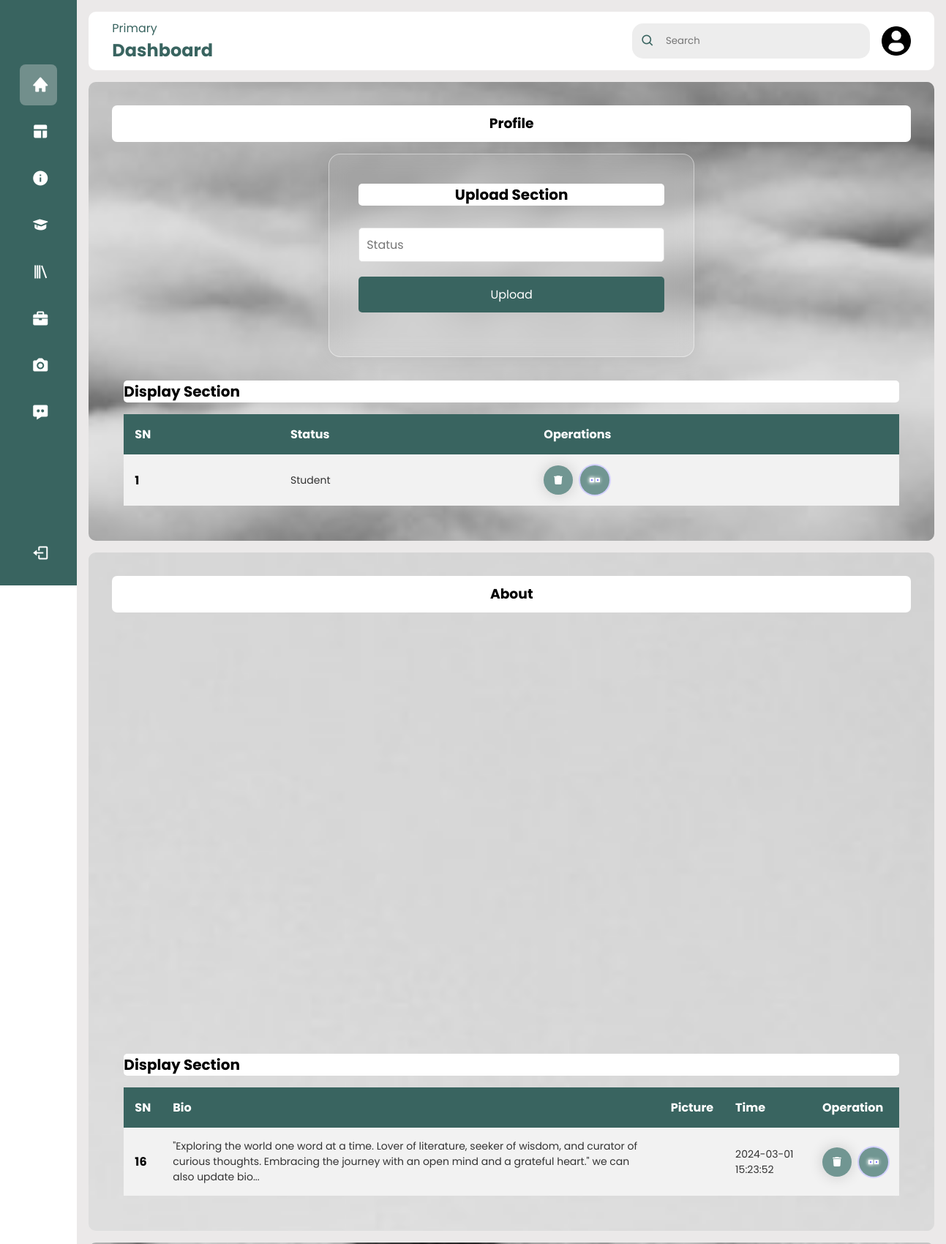
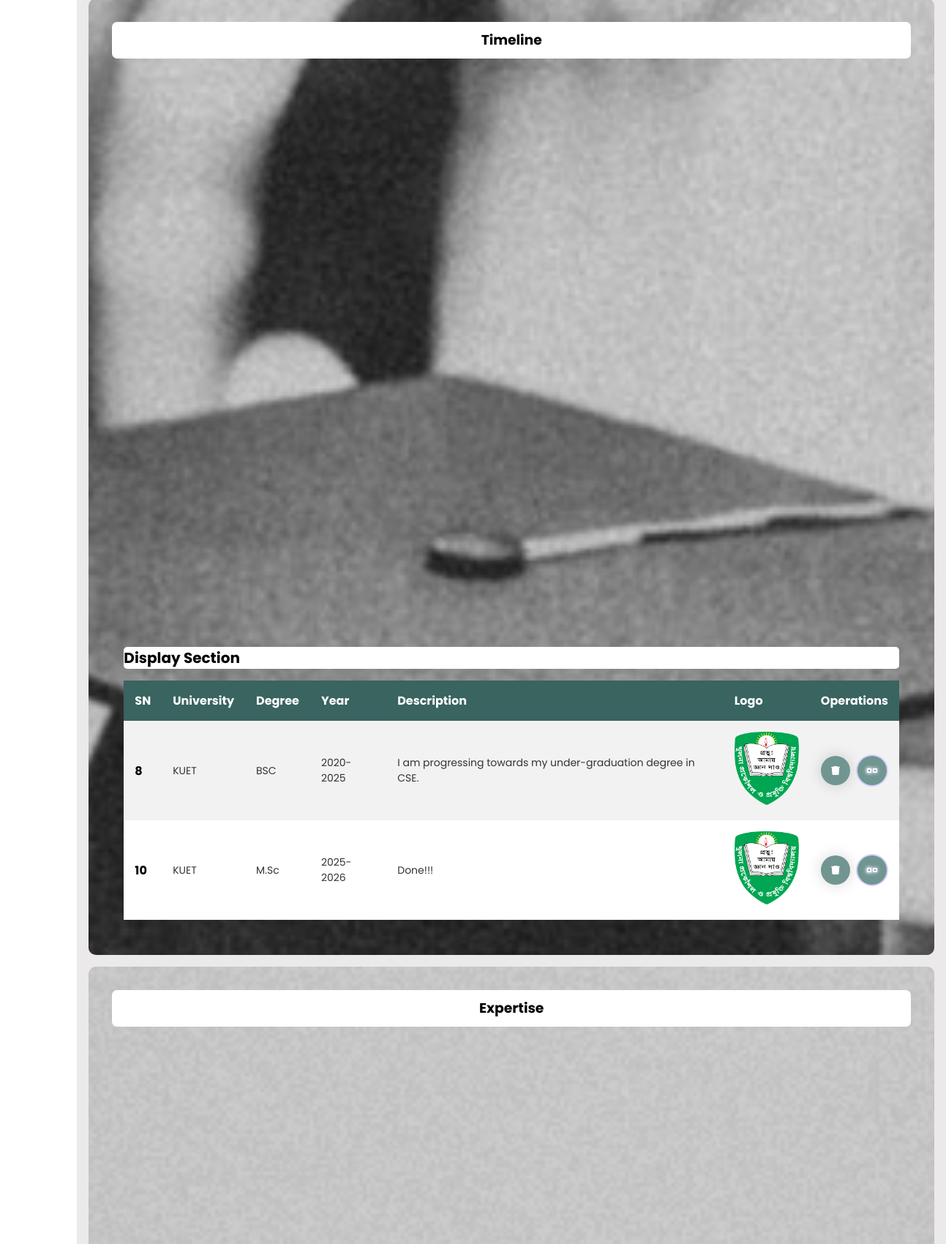
Page /index/index_admin.php (signed in, upper part) on the committed database (2 pictures, top to bottom).
### tables this page shows
CREATE TABLE `profile` (
  `sn` int(10) NOT NULL,
  `status` varchar(100) NOT NULL
);

CREATE TABLE `about` (
  `sn` int(10) NOT NULL,
  `bio` varchar(500) NOT NULL,
  `picture` varchar(500) NOT NULL,
  `time` timestamp NOT NULL DEFAULT current_timestamp()
);

CREATE TABLE `timeline` (
  `sn` int(11) NOT NULL,
  `university` varchar(100) NOT NULL,
  `degree` varchar(100) NOT NULL,
  `year` varchar(100) NOT NULL,
  `description` varchar(200) NOT NULL,
  `image` varchar(500) NOT NULL
);

### index/index_admin.php (the view, shortened to what this page needs)
<!DOCTYPE html>
<html lang="en">
<head>
    <link rel="stylesheet" href="../css/admin.css">
    <link rel="stylesheet" href="https://cdn.jsdelivr.net/npm/boxicons@latest/css/boxicons.min.css">
</head>
<body>
    <div class="sidebar">
        <div class="logo"></div>
        <ul class="menu">
            <li class="active">
                <a href="./index.php">
                    <i class='bx bxs-home'></i>
                </a>
            </li>
            <li>
                <a href="#profile">
                    <i class='bx bxs-layout'></i>
                </a>
            </li>
            <li>
                <a href="#about">
                    <i class='bx bxs-info-circle'></i>
                </a>
            </li>
            <li>
                <a href="#timeline">
                    <i class='bx bxs-graduation'></i>
                </a>
            </li>
            <li>
                <a href="#experience">
                    <i class='bx bx-library'></i>
                </a>
            </li>
            <li>
                <a href="#project">
                    <i class='bx bxs-briefcase'></i>
                </a>
            </li>
            <li>
                <a href="#photography">
                    <i class='bx bxs-camera'></i>
                </a>
            </li>
            <li>
                <a href="#message">
                    <i class='bx bxs-message-dots'></i>
                </a>
            </li>
            <li class="logout">
                <a href="./logout.php">
                    <i class='bx bx-log-out'></i>
                </a>
            </li>
        </ul>
    </div>
    <div class="main--content">
        <div class="header--wraper">
            <div class="head-title">
                <span>Primary</span>
                <h2>Dashboard</h2>
            </div>
            <div class="user--info">
                <div class="search--box">
                    <i class='bx bx-search'></i>
                    <input type="text" placeholder="Search">
                </div>
                <img src="../asset/profile-user.png" alt="">
            </div>
        </div>
        <section id="profile">
            <div class="main--title--div">
                <h3 class="main--title">Profile</h3>
            </div>
            <div class="profile-upload">
                <div class="timeline-section">
                    <div class="form-container hidden3">
                        <h2>Upload Section</h2>
                        <form action="../include/profile.inc.php" method="post" enctype="multipart/form-data">
                            <div class="form-group">
                                <input type="text" name="status" placeholder="Status" required>
                            </div>
                            <div class="form-group">
                                <input type="submit" name="submit" value="Upload">
                            </div>
                        </form>
                    </div>
                </div>
            </div>
            <div class="timeline-section">
                <h2>Display Section</h2>
                <div class="table-container">
                    <table>
                        <thead>
                            <tr>
                                <th>SN</th>
                                <th>Status</th>
                                <th>Operations</th>
                            </tr>
                        </thead>
                        <tbody>
                            <?php
                            include './dbconnect.inc.php';
                            $sql = "SELECT * FROM `profile`";
                            $result = mysqli_query($conn, $sql);
                            if ($result) {
                                while ($row = mysqli_fetch_assoc($result)) {
                                    $id = $row['sn'];
                                    $status = $row['status'];
                            ?>
                                    <tr>
                                        <th scope="row"><?php echo $id; ?></th>
                                        <td><?php echo $status; ?></td>
                                        <td>
                                            <div class="table-btn-container">
                                                <button class="button">
                                                    <a href="../crud/delete_profile.php?deleteid=<?php echo $id; ?>">
                                                    </a>
                                                </button>
                                                <button class="setting-btn">
                                                </button>
                                            </div>
                                        </td>
                                    </tr>
                            <?php
                                }
                            }
                            ?>
                        </tbody>
                    </table>
                </div>
            </div>
        </section>
        <section id="about">
            <div class="main--title--div">
                <h3 class="main--title">About</h3>
            </div>
            <div class="about-upload ">
                <div class="timeline-section">
                </div>
            </div>
            <div class="timeline-section">
                <h2>Display Section</h2>
                <div class="table-container">
                    <table>
                        <thead>
                            <tr>
                                <th>SN</th>
                                <th>Bio</th>
                                <th>Picture</th>
                                <th>Time</th>
                                <th>Operation</th>
                            </tr>
                        </thead>
                        <tbody>
                            <?php
                            include './dbconnect.inc.php';
                            $sql = "SELECT * FROM `about`";
                            $result = mysqli_query($conn, $sql);
                            if ($result) {
                                while ($row = mysqli_fetch_assoc($result)) {
                                    $id = $row['sn'];
                                    $bio = $row['bio'];
                                    $picture = $row['picture'];
                                    $time = $row['time'];
                            ?>
                                    <tr>
                                        <th scope="row"><?php echo $id; ?></th>
                                        <td><?php echo $bio; ?></td>
                                        <td><img src="<?php echo $picture; ?>" alt=""></td>
                                        <td><?php echo $time; ?></td>
                                        <td>
                                            <div class="table-btn-container">
                                                <button class="button">
                                                    <a href="../crud/delete_about.php?deleteid=<?php echo $id; ?>">
                                                    </a>
                                                </button>
                                                <button class="setting-btn">
                                                </button>
                                            </div>
                                        </td>
                                    </tr>
                            <?php
                                }
                            }
                            ?>
                        </tbody>
                    </table>
                </div>
            </div>
        </section>
        <section id="timeline">
            <div class="main--title--div">
                <h3 class="main--title">Timeline</h3>
            </div>
            <div class="timeline-upload">
                <div class="timeline-section">
                </div>
            </div>
            <div class="timeline-section">
                <h2>Display Section</h2>
                <div class="table-container">
                    <table>
                        <thead>
                            <tr>
                                <th>SN</th>
                                <th>University</th>
                                <th>Degree</th>
                                <th>Year</th>
                                <th>Description</th>
                                <th>Logo</th>
                                <th>Operations</th>
                            </tr>
                        </thead>
                        <tbody>
                            <?php
                            include './dbconnect.inc.php';
                            $sql = "SELECT * FROM `timeline`";
                            $result = mysqli_query($conn, $sql);
                            if ($result) {
                                while ($row = mysqli_fetch_assoc($result)) {
                                    $id = $row['sn'];
                                    $university = $row['university'];
                                    $degree = $row['degree'];
                                    $year = $row['year'];
                                    $description = $row['description'];
                                    $image = $row['image'];
                            ?>
                                    <tr>
                                        <th scope="row"><?php echo $id; ?></th>
                                        <td><?php echo $university; ?></td>
                                        <td><?php echo $degree; ?></td>
                                        <td><?php echo $year; ?></td>
                                        <td><?php echo $description; ?></td>
                                        <td><img src="<?php echo $image; ?>" alt=""></td>
                                        <td>
                                            <div class="table-btn-container">
                                                <button class="button">
                                                    <a href="../crud/delete_timeline.php?deleteid=<?php echo $id; ?>">
                                                    </a>
                                                </button>
                                                <button class="setting-btn">
                                                </button>
                                            </div>
                                        </td>
                                    </tr>
                            <?php
                                }
                            }
                            ?>
                        </tbody>
                    </table>
                </div>
            </div>
        </section>
        <section id="experience">
            <div class="main--title--div">
                <h3 class="main--title">Expertise</h3>
            </div>
            <div class="exp-upload">
                <div class="timeline-section">
                </div>
            </div>
        </section>
    </div>
</body>
</html>

### css/admin.css (style rules this page uses)
* { margin: 0; padding: 0; border: none; outline: none; box-sizing: border-box; font-family: "Poppins", sans-serif; }
body { display: flex; }
.sidebar { position: sticky; top: 0; left: 0; bottom: 0; width: 110px; height: 100vh; padding: 0 1.7rem; color: #fff; overflow: hidden; transition: all 0.5s linear; background: #396460; }
.logo { height: 80px; padding: 16px; }
.menu { height: 88%; position: relative; list-style: none; padding: 0; }
.menu li { padding: 1rem; margin: 8px 0; border-radius: 8px; transition: all 0.5s ease-in-out; }
.menu li:hover, .active { background: #e0e0e058; }
.menu a { color: #fff; font-size: 14px; text-decoration: none; display: flex; align-items: center; gap: 1.5rem; }
.menu a i { font-size: 1.5rem; }
.logout { position: absolute; bottom: 0; left: 0; width: 100%; }
.main--content { position: relative; background: #ebe9e9; width: 100%; padding: 1rem; }
.user--info img { width: 40px; height: 40px; cursor: pointer; }
.header--wraper { display: flex; justify-content: space-between; align-items: center; flex-wrap: wrap; background: #fff; border-radius: 10px; padding: 10px 2rem; margin-bottom: 1rem; }
.head-title { color: #396460; }
.user--info { display: flex; align-items: center; gap: 1rem; }
.search--box { background: rgb(237, 237, 237); border-radius: 15px; color: #396460; display: flex; align-items: center; gap: 5px; padding: 4px 12px; }
.search--box input { background: transparent; padding: 10px; }
.search--box i { font-size: 1.2rem; cursor: pointer; transition: all 0.5s ease-out; }
section { background: #fff; margin-top: 1rem; border-radius: 10px; padding: 2rem; }
.table-container { width: 100%; }
.main--title { margin-bottom: 8px; }
.main--title--div { display: flex; justify-content: center; }
table { width: 100%; border-collapse: collapse; }
thead { background: #396460; color: #fff; }
th { padding: 15px; text-align: left; }
tbody { background: #f2f2f2; }
td { padding: 15px; font-size: 14px; color: #333; }
tr:nth-child(even) { background: #fff; }

### rows in the picture
profile: sn "1", status "Student"
about: sn "16", bio "\"Exploring the world one word at a time. Lover of literature, seeker of wisdom, and curator of curious thoughts. Embracing the journey with an open mind and a grateful heart.\" we can also update bio...", time "2024-03-01 15:23:52"
timeline: sn "8", university "KUET", degree "BSC", year "2020-2025", description "I am progressing towards my under-graduation degree in CSE.", image (picture)
timeline: sn "10", university "KUET", degree "M.Sc", year "2025-2026", description "Done!!!", image (picture)
